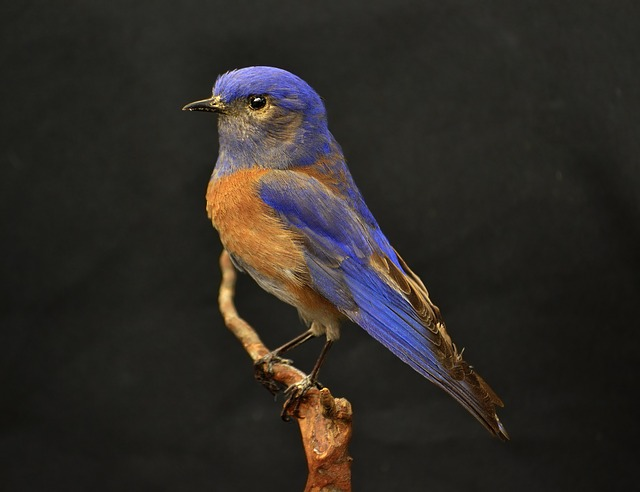
#> input picture images/bird.jpg, 640 x 492 px
$ python -i task3.py   (imports and definitions only)
#> lines starting #> are read from the running program, lines starting #| are printed output that depends on the picture


from UZ_utils import *

import numpy as np
import cv2
from matplotlib import pyplot as plt


# [171 lines left out: functions treshold_mask, myhist, myhist_dynamic, plot_histogram, otsu_get_bin, otsu_treshold, not called in this run]


def erosion(I_gray, n=5):
    SE = np.ones((n,n)) # create a square structuring element
    I_eroded = cv2.erode(I_gray, SE)
    return I_eroded

def dilation(I_gray, n=5):
    SE = np.ones((n,n)) # create a square structuring element
    I_dilated = cv2.dilate(I_gray, SE)
    return I_dilated

def opening(I_gray, n=5):
    I_opened = dilation(erosion(I_gray, n), n)
    return I_opened

def closing(I_gray, n=5):
    I_closed = erosion(dilation(I_gray, n), n)
    return I_closed


def invert_mask(I_mask):
    new_mask = 1-I_mask[:,:]
    return new_mask

# [43 lines left out: functions immask, test_opps, not called in this run]


def show(I):
    plt.imshow(I, cmap='gray')
    plt.show()


# Excercise 3, task (a)
# [94 lines not run here, left out]
# [1 line that did not run here, left out]
# [1 line that did not run here, left out]
# [1 line that did not run here, left out]
# [1 line that did not run here, left out]

# [1 line that did not run here, left out]

# [1 line that did not run here, left out]
# [1 line that did not run here, left out]
# [1 line that did not run here, left out]
# [1 line that did not run here, left out]
# [1 line that did not run here, left out]
# [1 line that did not run here, left out]

# [26 lines not run here, left out]

# [1 line that did not run here, left out]
# [1 line not run here, left out]

>>> import cv2
>>> picture = cv2.imread('images/bird.jpg', cv2.IMREAD_GRAYSCALE)
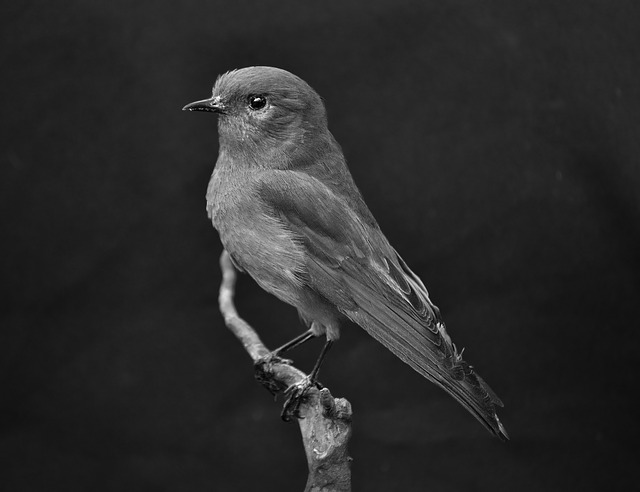
#> picture: shape (492, 640); min 0, max 255, mean 42.8
>>> result = opening(picture)
#> in erosion, `I_eroded = cv2.erode(I_gray, SE)`:
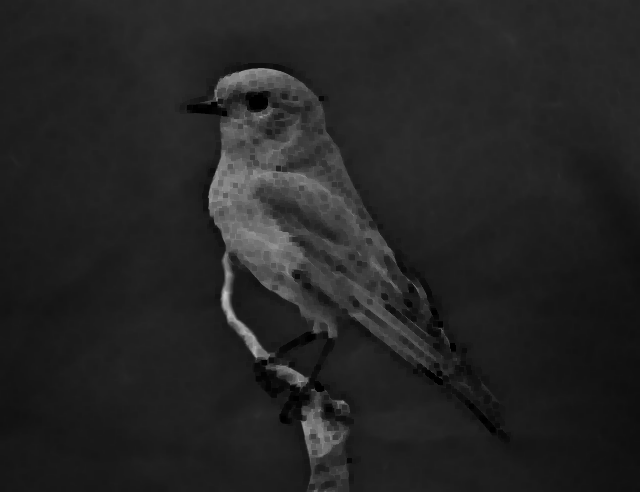
#> I_eroded: shape (492, 640); min 0, max 199, mean 36.2
#> in dilation, `SE = np.ones((n,n))`: SE = [[1, 1, 1, 1, 1], [1, 1, 1, 1, 1], [1, 1, 1, 1, 1], [1, 1, 1, 1, 1], [1, 1, 1, 1, 1]]
#> in dilation, `I_dilated = cv2.dilate(I_gray, SE)`:
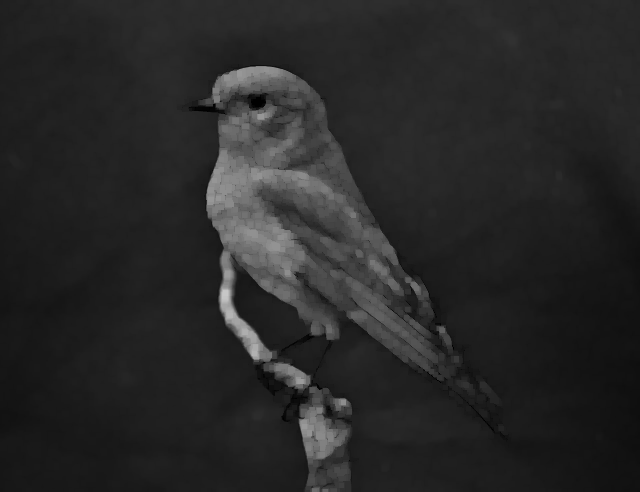
#> I_dilated: shape (492, 640); min 0, max 199, mean 39.6

$ run again, on images/umbrellas.jpg
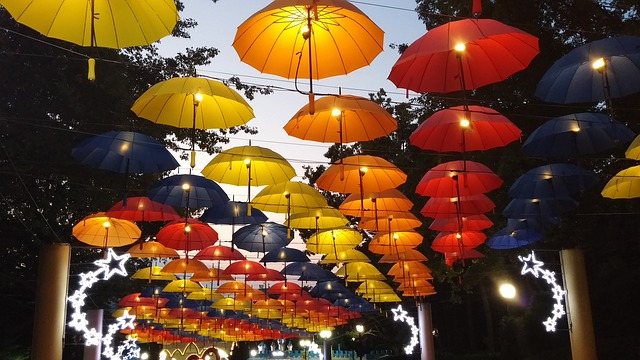
#> input picture images/umbrellas.jpg, 640 x 360 px
#> in erosion, `I_eroded = cv2.erode(I_gray, SE)`:
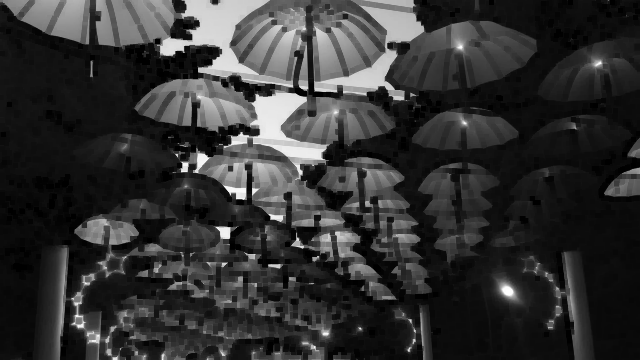
#> I_eroded: shape (360, 640); min 0, max 254, mean 50.8
#> SE = [[1, 1, 1, 1, 1], [1, 1, 1, 1, 1], [1, 1, 1, 1, 1], [1, 1, 1, 1, 1], [1, 1, 1, 1, 1]]
#> in dilation, `I_dilated = cv2.dilate(I_gray, SE)`:
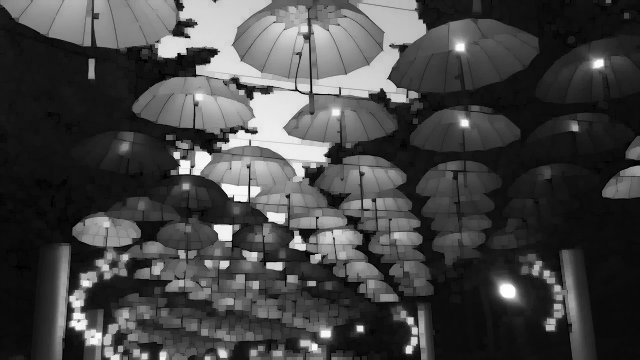
#> I_dilated: shape (360, 640); min 0, max 254, mean 68.5
